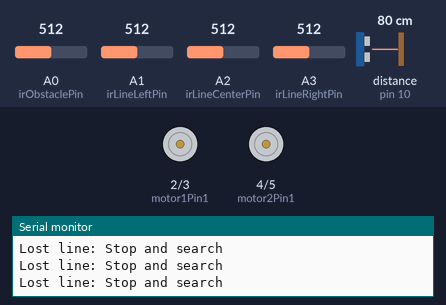
The sketch below on a simulated Arduino Uno, built with avr-gcc and run on an emulated ATmega328P. On the bench: motor-driver pin pairs drawn as motors (green arrow = first pin HIGH = forward, orange = second pin HIGH = backward, longer = more drive, scaled by the enable pin), the last lines printed to the serial monitor. Wiring (inferred from the names in the program): ultrasonic range finder: trigger pin 9; echo pin 10. The test bench sets the inputs (shaded band); at power-on: distance to the obstacle (sensor on pin 10) 80 cm, A1 (irLineLeftPin) = 512, A0 (irObstaclePin) = 512, A2 (irLineCenterPin) = 512, A3 (irLineRightPin) = 512. The echo pulse lasts 58.3 µs per cm.

Above: at 1.2 s.
1.3 s: distance to the obstacle (sensor on pin 10) set to 23 cm
2.8 s: distance to the obstacle (sensor on pin 10) set to 18 cm
At 3.4 s:
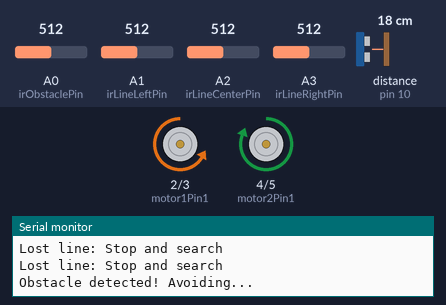
5.8 s: distance to the obstacle (sensor on pin 10) set to 35 cm
At 6.8 s:
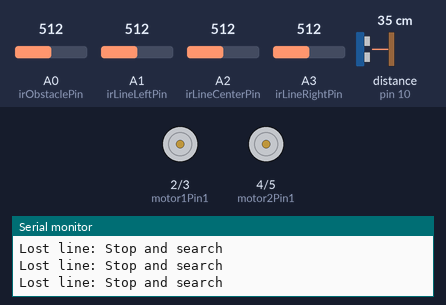
7.3 s: A1 (irLineLeftPin) set to 488
At 8.3 s:
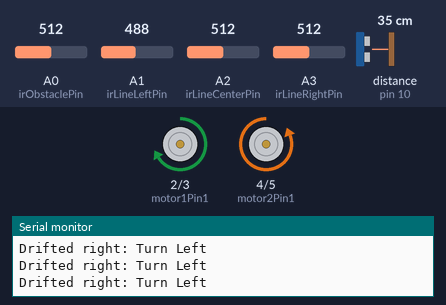
8.8 s: A0 (irObstaclePin) set to 491
At 9.4 s:
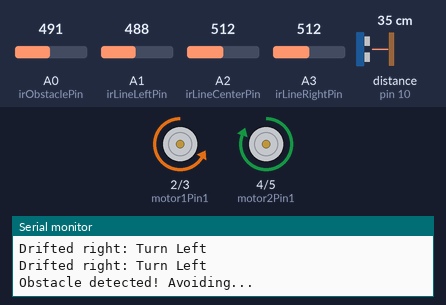
11.8 s: A0 (irObstaclePin) set to 510
Timing chart, 0 to 14.3 s (numbered marks = the images above; inputs shaded):
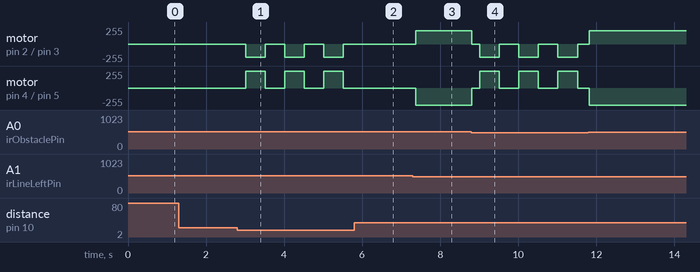

Measured:
- the behaviour switches between 21 and 20 cm on distance to the obstacle (sensor on pin 10) (found by bisection; images 0 and 1)
- the behaviour switches between 500 and 499 on A1 (irLineLeftPin) (found by bisection; images 2 and 3)
- the behaviour switches between 500 and 499 on A0 (irObstaclePin) (found by bisection; images 3 and 4)
- after the input at 2.8 s, motor on pin 2 (motor1Pin1) / pin 3 (motor1Pin2): alternates backward 200/255 for 0.50 s and stopped for 0.50 s, starting after 0.21 s; motor on pin 4 (motor2Pin1) / pin 5 (motor2Pin2): alternates forward 255/255 for 0.50 s and stopped for 0.50 s, starting after 0.21 s
- after the input at 5.8 s, motor on pin 2 (motor1Pin1) / pin 3 (motor1Pin2): stays stopped (without the input it goes to backward 200/255 after 0.22 s); motor on pin 4 (motor2Pin1) / pin 5 (motor2Pin2): stays stopped (without the input it goes to forward 255/255 after 0.22 s)
- after the input at 7.3 s, motor on pin 2 (motor1Pin1) / pin 3 (motor1Pin2): stopped → forward 200/255 after 0.07 s; motor on pin 4 (motor2Pin1) / pin 5 (motor2Pin2): stopped → backward 255/255 after 0.07 s
- after the input at 8.8 s, motor on pin 2 (motor1Pin1) / pin 3 (motor1Pin2): forward 200/255 → stopped at once, then repeats every 1.0 s: backward 200/255 0.50 s, stopped 0.50 s; motor on pin 4 (motor2Pin1) / pin 5 (motor2Pin2): backward 255/255 → stopped at once, then repeats every 1.0 s: forward 255/255 0.50 s, stopped 0.50 s

The sketch:

JOLLY.ino
```cpp
// Pin definitions for the Ultrasonic Sensor (HC-SR04)
const int trigPin = 9;  // Trigger pin connected to Arduino Digital Pin 9
const int echoPin = 10; // Echo pin connected to Arduino Digital Pin 10

// Pin definition for the original IR Obstacle Sensor
const int irObstaclePin = A0; // IR Obstacle Sensor connected to Arduino Analog Pin A0

// Pin definitions for the Motor Driver (L298N)
// Motor 1 (Left Motor)
const int motor1Pin1 = 2; // IN1 of L298N connected to Arduino Digital Pin 2
const int motor1Pin2 = 3; // IN2 of L298N connected to Arduino Digital Pin 3
const int enableA = 6;    // ENA of L298N connected to Arduino Digital Pin 6 (for PWM speed control)

// Motor 2 (Right Motor)
const int motor2Pin1 = 4; // IN3 of L298N connected to Arduino Digital Pin 4
const int motor2Pin2 = 5; // IN4 of L298N connected to Arduino Digital Pin 5
const int enableB = 7;    // ENB of L298N connected to Arduino Digital Pin 7 (for PWM speed control)

// Pin definitions for the new IR Line Follower Sensors
// Assuming analog line sensors (e.g., TCRT5000 modules)
const int irLineLeftPin = A1;   // Left Line Sensor connected to Arduino Analog Pin A1
const int irLineCenterPin = A2; // Center Line Sensor connected to Arduino Analog Pin A2
const int irLineRightPin = A3;  // Right Line Sensor connected to Arduino Analog Pin A3

// Motor speed setting (0-255, 255 is max speed)
const int motorSpeed = 200;

// Threshold for line detection (adjust based on your sensors and line/surface color)
// A lower value typically means detecting a darker surface (e.g., black line on white floor)
// You might need to calibrate this value by reading sensor output on and off the line.
const int lineDetectionThreshold = 500; // Example: if analogRead < 500, it's on the line

void setup() {
  // Initialize Serial communication for debugging
  Serial.begin(9600);

  // Set motor control pins as outputs
  pinMode(motor1Pin1, OUTPUT);
  pinMode(motor1Pin2, OUTPUT);
  pinMode(motor2Pin1, OUTPUT);
  pinMode(motor2Pin2, OUTPUT);
  pinMode(enableA, OUTPUT); // Enable pin for Motor 1 speed control
  pinMode(enableB, OUTPUT); // Enable pin for Motor 2 speed control

  // Set ultrasonic sensor pins
  pinMode(trigPin, OUTPUT); // Trigger pin sends out a pulse
  pinMode(echoPin, INPUT);  // Echo pin receives the reflected pulse

  // Set IR obstacle sensor pin as input
  pinMode(irObstaclePin, INPUT);

  // Line follower sensor pins are analog inputs, no pinMode needed for analogRead

  // Set initial motor speeds (PWM)
  analogWrite(enableA, motorSpeed); // Set speed for Motor 1
  analogWrite(enableB, motorSpeed); // Set speed for Motor 2
}

void loop() {
  // --- Obstacle Avoidance Logic (Higher Priority) ---

  // Measure distance using the ultrasonic sensor
  long duration, distance;
  digitalWrite(trigPin, LOW);
  delayMicroseconds(2);
  digitalWrite(trigPin, HIGH);
  delayMicroseconds(10);
  digitalWrite(trigPin, LOW);
  duration = pulseIn(echoPin, HIGH);
  // Calculate distance in cm (speed of sound is approx 0.034 cm/microsecond)
  distance = duration * 0.034 / 2;

  // Read value from the IR obstacle sensor
  int irObstacleValue = analogRead(irObstaclePin);

  // Check for obstacles: if distance is less than 20cm OR IR sensor detects something close
  // (Assuming IR sensor value drops below 500 when an obstacle is near)
  if (distance < 20 || irObstacleValue < 500) {
    Serial.println("Obstacle detected! Avoiding...");
    stopRobot(); // Stop the robot immediately
    delay(200);  // Brief pause

    // Turn right to avoid the obstacle
    turnRight();
    delay(500); // Allow time for the turn to complete
    stopRobot(); // Stop after turning
    delay(200); // Brief pause before continuing
  }
  // --- Line Following Logic (Lower Priority, only if no obstacles) ---
  else {
    // Read values from the line follower sensors
    int irLineLeftValue = analogRead(irLineLeftPin);
    int irLineCenterValue = analogRead(irLineCenterPin);
    int irLineRightValue = analogRead(irLineRightPin);

    // Determine if each sensor is on the line based on the threshold
    bool onLineLeft = irLineLeftValue < lineDetectionThreshold;
    bool onLineCenter = irLineCenterValue < lineDetectionThreshold;
    bool onLineRight = irLineRightValue < lineDetectionThreshold;

    // Debugging output for line sensors (uncomment to see values in Serial Monitor)
    // Serial.print("L: "); Serial.print(irLineLeftValue);
    // Serial.print(" C: "); Serial.print(irLineCenterValue);
    // Serial.print(" R: "); Serial.print(irLineRightValue);
    // Serial.print(" | OL: "); Serial.print(onLineLeft);
    // Serial.print(" OC: "); Serial.print(onLineCenter);
    // Serial.print(" OR: "); Serial.println(onLineRight);

    // Line following logic
    if (onLineCenter && !onLineLeft && !onLineRight) {
      // Robot is perfectly on the line, move straight
      Serial.println("On line: Straight");
      moveForward();
    } else if (onLineLeft && !onLineCenter) {
      // Robot drifted right, line is under left sensor, turn left
      Serial.println("Drifted right: Turn Left");
      turnLeft();
    } else if (onLineRight && !onLineCenter) {
      // Robot drifted left, line is under right sensor, turn right
      Serial.println("Drifted left: Turn Right");
      turnRight();
    } else if (onLineCenter && onLineLeft && !onLineRight) {
      // Line is slightly to the left, but still under center. Slight adjustment needed.
      // For simplicity, we'll still turn left slightly, or just maintain forward.
      // A more advanced robot might use proportional control here.
      Serial.println("Slightly left: Turn Left");
      turnLeft();
    } else if (onLineCenter && onLineRight && !onLineLeft) {
      // Line is slightly to the right, but still under center. Slight adjustment needed.
      Serial.println("Slightly right: Turn Right");
      turnRight();
    } else if (!onLineLeft && !onLineCenter && !onLineRight) {
      // Robot has lost the line (all sensors off the line)
      Serial.println("Lost line: Stop and search");
      stopRobot();
      // Optional: Add logic to search for the line, e.g., slowly turn in one direction
      // turnLeft();
      // delay(100);
    } else {
      // Any other combination (e.g., all on line, or complex edge cases)
      // Default to moving forward or stopping.
      Serial.println("Complex state: Move Forward");
      moveForward();
    }
  }

  // Small delay to stabilize sensor readings and motor actions
  delay(100);
}

// Function to make the robot move forward
void moveForward() {
  digitalWrite(motor1Pin1, HIGH); // Left motor forward
  digitalWrite(motor1Pin2, LOW);
  digitalWrite(motor2Pin1, HIGH); // Right motor forward
  digitalWrite(motor2Pin2, LOW);
}

// Function to stop the robot
void stopRobot() {
  digitalWrite(motor1Pin1, LOW);
  digitalWrite(motor1Pin2, LOW);
  digitalWrite(motor2Pin1, LOW);
  digitalWrite(motor2Pin2, LOW);
}

// Function to make the robot pivot right
// Left motor moves backward, Right motor moves forward
void turnRight() {
  digitalWrite(motor1Pin1, LOW);  // Left motor backward
  digitalWrite(motor1Pin2, HIGH);
  digitalWrite(motor2Pin1, HIGH); // Right motor forward
  digitalWrite(motor2Pin2, LOW);
}

// Function to make the robot pivot left (newly added)
// Left motor moves forward, Right motor moves backward
void turnLeft() {
  digitalWrite(motor1Pin1, HIGH); // Left motor forward
  digitalWrite(motor1Pin2, LOW);
  digitalWrite(motor2Pin1, LOW);  // Right motor backward
  digitalWrite(motor2Pin2, HIGH);
}
```
